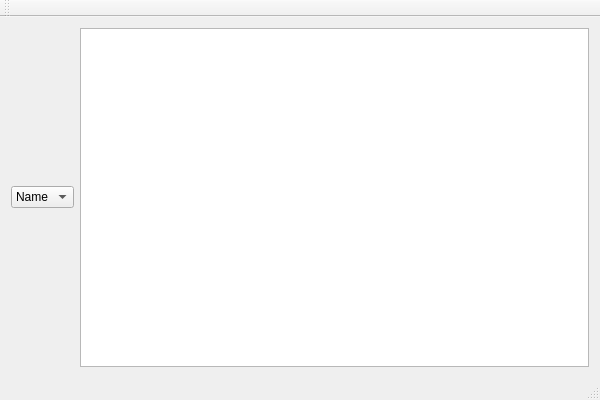
<?xml version="1.0" encoding="UTF-8"?>
<ui version="4.0">
 <class>CustomModelListsClass</class>
 <widget class="QMainWindow" name="CustomModelListsClass">
  <property name="geometry">
   <rect>
    <x>0</x>
    <y>0</y>
    <width>600</width>
    <height>400</height>
   </rect>
  </property>
  <property name="windowTitle">
   <string>CustomModelLists</string>
  </property>
  <widget class="QWidget" name="centralWidget">
   <layout class="QHBoxLayout" name="horizontalLayout">
    <item>
     <widget class="QComboBox" name="comboBox">
      <item>
       <property name="text">
        <string>Name</string>
       </property>
      </item>
      <item>
       <property name="text">
        <string>Icon</string>
       </property>
      </item>
     </widget>
    </item>
    <item>
     <widget class="CustomQListView" name="listView">
      <property name="resizeMode">
       <enum>QListView::Adjust</enum>
      </property>
      <property name="selectionRectVisible">
       <bool>true</bool>
      </property>
      <property name="itemAlignment">
       <set>Qt::AlignLeading|Qt::AlignLeft|Qt::AlignVCenter</set>
      </property>
     </widget>
    </item>
   </layout>
  </widget>
  <widget class="QMenuBar" name="menuBar">
   <property name="geometry">
    <rect>
     <x>0</x>
     <y>0</y>
     <width>600</width>
     <height>22</height>
    </rect>
   </property>
  </widget>
  <widget class="QToolBar" name="mainToolBar">
   <attribute name="toolBarArea">
    <enum>TopToolBarArea</enum>
   </attribute>
   <attribute name="toolBarBreak">
    <bool>false</bool>
   </attribute>
  </widget>
  <widget class="QStatusBar" name="statusBar"/>
 </widget>
 <layoutdefault spacing="6" margin="11"/>
 <customwidgets>
  <customwidget>
   <class>CustomQListView</class>
   <extends>QListView</extends>
   <header>CustomQListView.h</header>
  </customwidget>
 </customwidgets>
 <resources>
  <include location="CustomModelLists.qrc"/>
 </resources>
 <connections/>
</ui>
